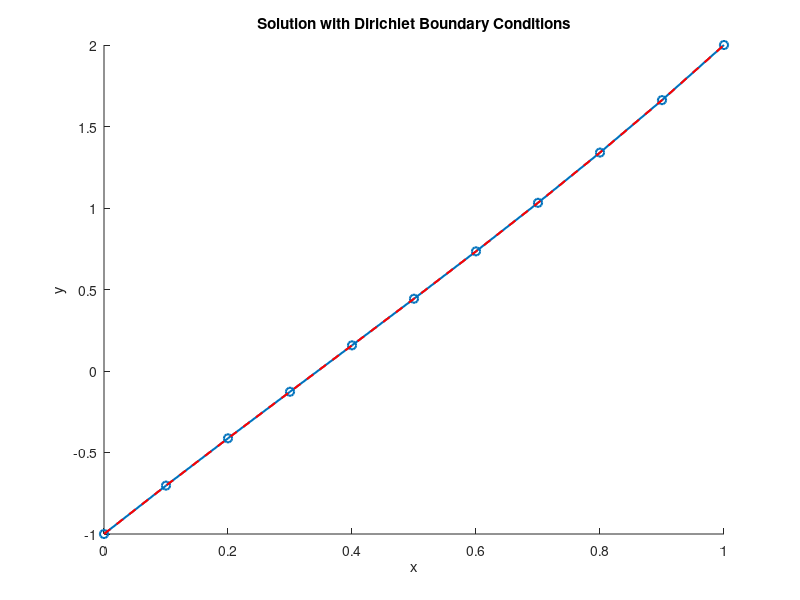
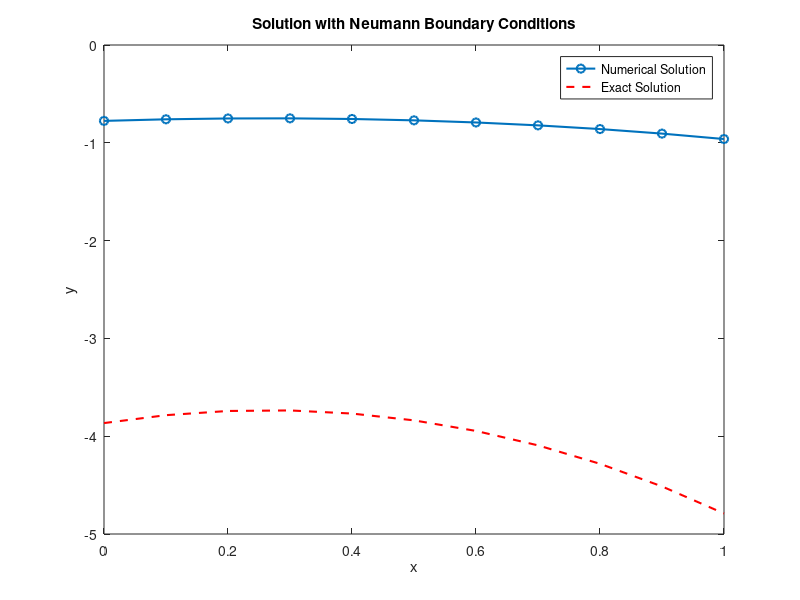

Reproduce these figures in MATLAB, in order.
% Upphitunarverkefni vika 3
% part 1
clc;clear all;
n = 10; 
h = 1 / n;
num_points = n - 1; 

A = zeros(num_points, num_points);

for i = 1:num_points
    A(i, i) = -(2 + h^2); 
    if i > 1
        A(i, i-1) = 1; 
    end
    if i < num_points
        A(i, i+1) = 1; 
    end
end

disp('Matrix A:');
disp(A);

%% part 2 

b = zeros(num_points, 1);
y0 = -1; 
yn = 2;
b(1) = -y0;
b(end) = -yn;

y_inner = A\b; % y = A^(-1)*b

y = [y0; y_inner; yn];

x = linspace(0, 1, n+1);
exact = 1.0074 * exp(x) - 2.0074 * exp(-x);

hold on
plot(x, y, 'o-', 'LineWidth', 1.5);
plot(x, exact, 'r--', 'LineWidth', 1.5);
xlabel('x'); ylabel('y');
title('Solution with Dirichlet Boundary Conditions');

%% part 3
clc;clear all; 
n = 10; 
h = 1 / n;
A = zeros(n+1, n+1);
b = zeros(n+1, 1);

for i = 2:n
    A(i, i) = -(2 + h^2); % Main diagonal
    A(i, i-1) = 1;        % Subdiagonal
    A(i, i+1) = 1;        % Superdiagonal
end

A(1, 1:3) = [-3 / (2 * h), 4 / (2 * h), -1 / (2 * h)];
A(end, end-2:end) = [1 / (2 * h), -4 / (2 * h), 3 / (2 * h)];

b(1) = 2 * h; 
b(end) = -6 * h; 

y = A \ b;


x = linspace(0, 1, n+1);
exact = -1.43289 * exp(x) - 2.43289 * exp(-x);

figure;
plot(x, y, 'o-', 'LineWidth', 1.5); hold on;
plot(x, exact, 'r--', 'LineWidth', 1.5);
xlabel('x'); ylabel('y');
title('Solution with Neumann Boundary Conditions');
legend('Numerical Solution', 'Exact Solution', 'Location', 'Best');

%% part 4
